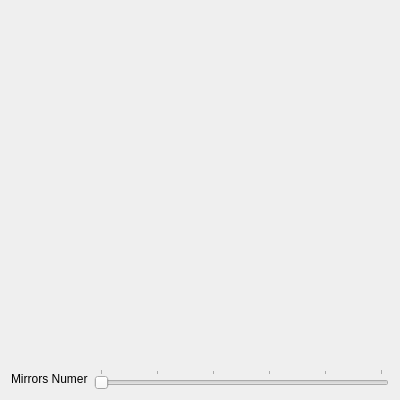
<?xml version="1.0" encoding="UTF-8"?>
<ui version="4.0">
 <class>Window</class>
 <widget class="QWidget" name="Window">
  <property name="geometry">
   <rect>
    <x>0</x>
    <y>0</y>
    <width>400</width>
    <height>400</height>
   </rect>
  </property>
  <property name="windowTitle">
   <string>Window</string>
  </property>
  <layout class="QVBoxLayout" name="verticalLayout">
   <item>
    <widget class="MyGLWidget" name="myGLWidget" native="true">
     <property name="minimumSize">
      <size>
       <width>300</width>
       <height>300</height>
      </size>
     </property>
    </widget>
   </item>
   <item>
    <layout class="QHBoxLayout" name="horizontalLayout_4">
     <item>
      <widget class="QLabel" name="label_4">
       <property name="text">
        <string>Mirrors Numer</string>
       </property>
      </widget>
     </item>
     <item>
      <widget class="QSlider" name="mirrorsnumberslider">
       <property name="minimum">
        <number>3</number>
       </property>
       <property name="maximum">
        <number>8</number>
       </property>
       <property name="orientation">
        <enum>Qt::Horizontal</enum>
       </property>
       <property name="tickPosition">
        <enum>QSlider::TicksAbove</enum>
       </property>
       <property name="tickInterval">
        <number>1</number>
       </property>
      </widget>
     </item>
    </layout>
   </item>
  </layout>
 </widget>
 <layoutdefault spacing="6" margin="11"/>
 <customwidgets>
  <customwidget>
   <class>MyGLWidget</class>
   <extends>QWidget</extends>
   <header>myglwidget.h</header>
   <container>1</container>
   <slots>
    <slot>setXRotation(int)</slot>
    <slot>setZRotation(int)</slot>
    <slot>setYRotation(int)</slot>
    <slot>setZCoordinate(int)</slot>
    <slot>setMirrorsNumber(int)</slot>
   </slots>
  </customwidget>
 </customwidgets>
 <resources/>
 <connections>
  <connection>
   <sender>mirrorsnumberslider</sender>
   <signal>valueChanged(int)</signal>
   <receiver>myGLWidget</receiver>
   <slot>setMirrorsNumber(int)</slot>
   <hints>
    <hint type="sourcelabel">
     <x>345</x>
     <y>449</y>
    </hint>
    <hint type="destinationlabel">
     <x>298</x>
     <y>111</y>
    </hint>
   </hints>
  </connection>
 </connections>
</ui>
